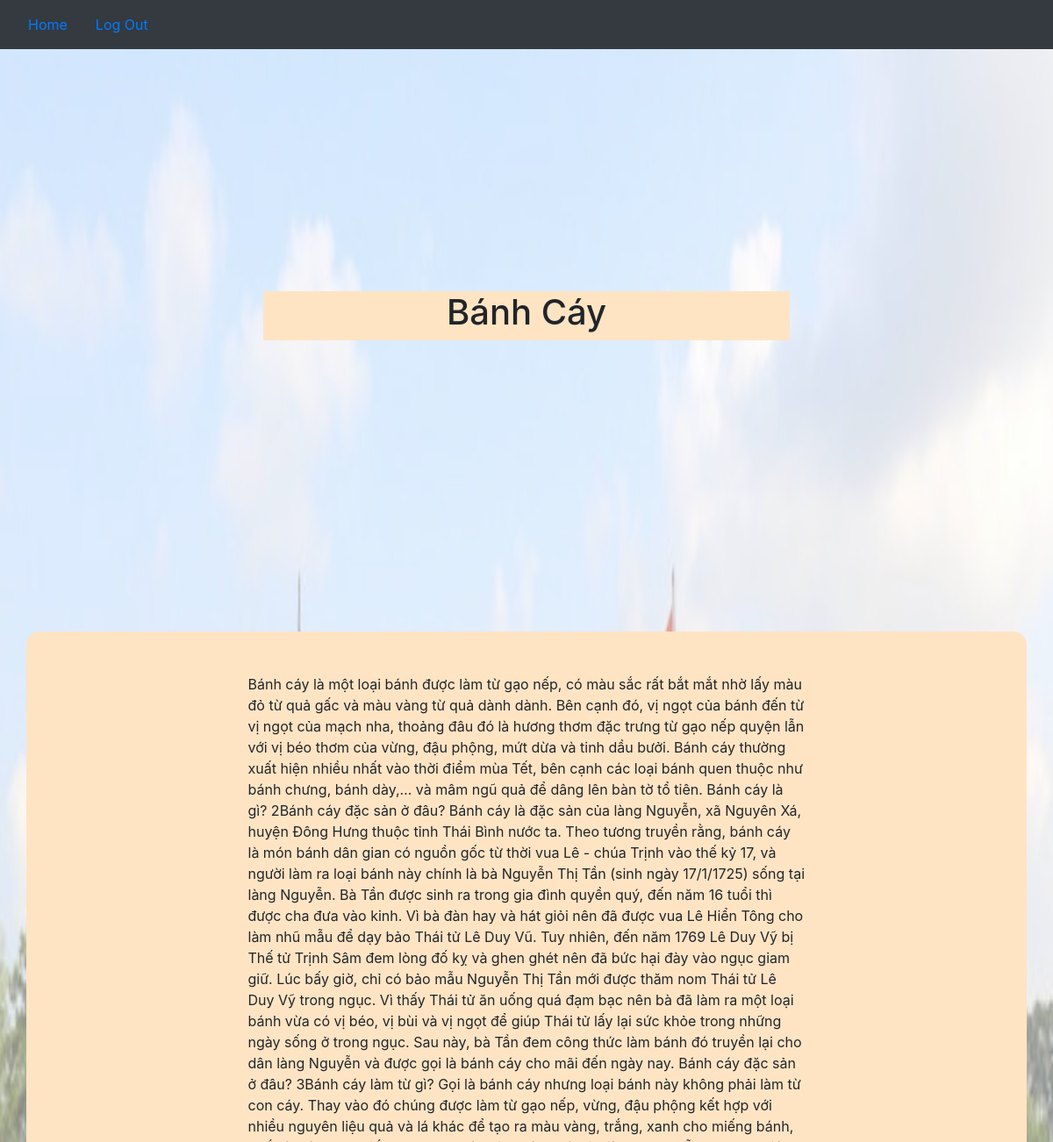
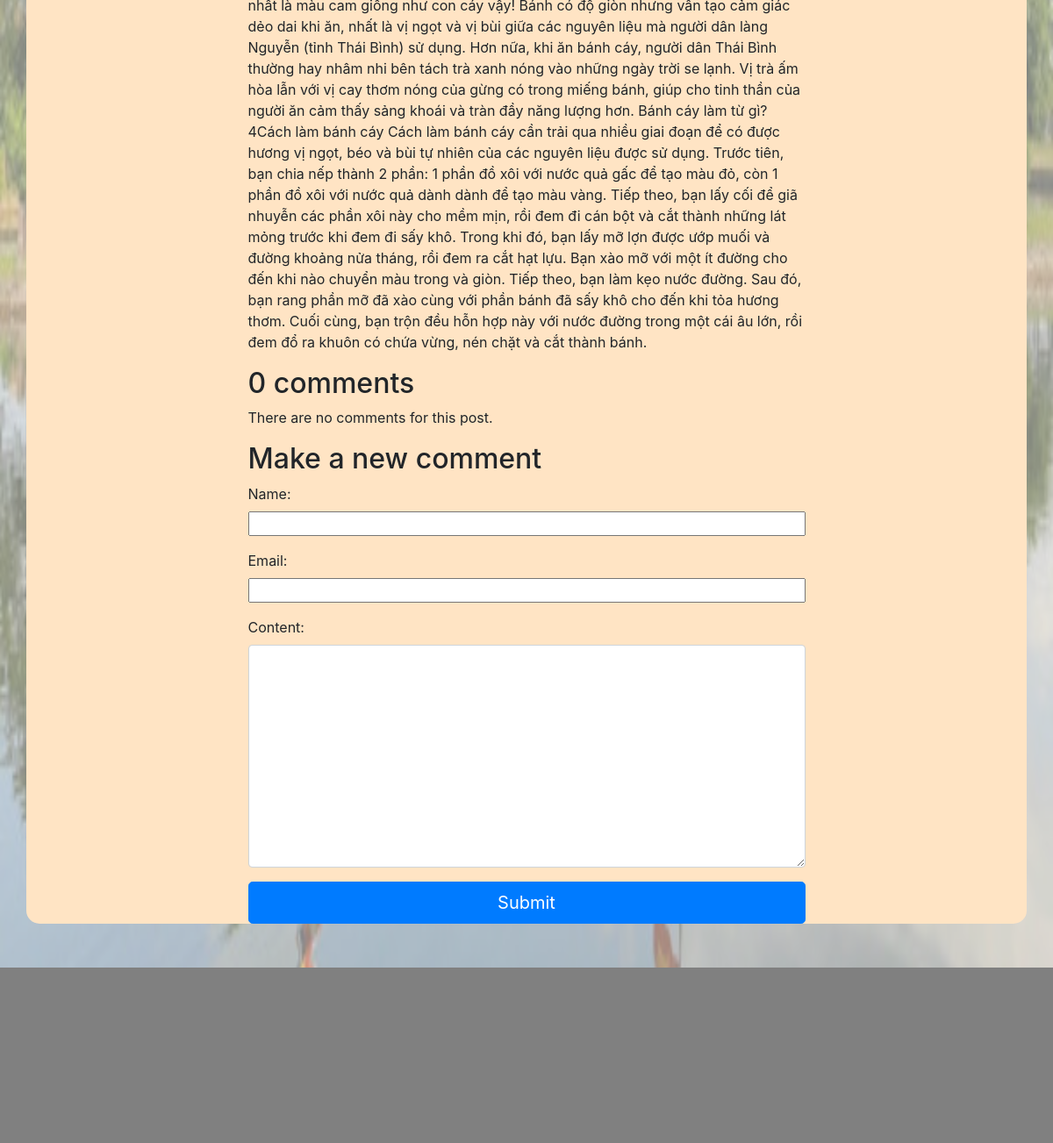
Page /banh-cay/ (signed in) on the committed database (2 pictures, top to bottom).
### blog/models.py (models this page shows, shortened)
class Post(models.Model):
    class NewManager(models.Manager):
        def get_queryset(self):
            return super().get_queryset().filter(status='published')
    options = (
        ('draft', 'Draft'),
        ('published', 'Published'),
    )
    title = models.CharField(max_length=250)
    category = models.ForeignKey(Category, on_delete=models.PROTECT, default = 1)
    excerpt = models.TextField(null=True)
    slug = models.SlugField(max_length=250, unique_for_date='publish')
    publish = models.DateTimeField(default=timezone.now)
    author = models.ForeignKey(
        User, on_delete=models.CASCADE, related_name='blog_posts')
    content = models.TextField()
    status = models.CharField(max_length=10, choices=options, default='draft')
    objects = models.Manager()  # default manager
    newmanager = NewManager()  # custom manager
    class Meta:
        ordering = ('-publish',)

### blog/views.py (the view)
# urls.py: path('<slug:post>/', views.post_single, name='post_single'),
def post_single(request, post):
    post = get_object_or_404(Post, slug=post, status='published')
    comments = post.comments.filter(status=True)
    user_comment = None
    if request.method == 'POST':
        comment_form = NewCommentForm(request.POST)
        if comment_form.is_valid():
            user_comment = comment_form.save(commit=False)
            user_comment.post = post
            user_comment.save()
            return HttpResponseRedirect('/' + post.slug)
    else:
        comment_form = NewCommentForm()
    return render(request, 'single.html', {'post': post, 'comments':  user_comment, 'comments': comments, 'comment_form': comment_form})

### blog/forms.py
class NewCommentForm(forms.ModelForm):
    class Meta:
        model = Comment
        fields = ('name', 'email', 'content')
        widgets = {
            'name': forms.TextInput(attrs={'class': 'col-sm-12'}),
            'email': forms.TextInput(attrs={'class': 'col-sm-12'}),
            'content': forms.Textarea(attrs={'class': 'form-control'}),
        }

### blog/templates/single.html (shortened to what this page needs)
 {% extends "base.html" %} {% block title %} {{post.title}} {% endblock %} {% block content %}
<div class="col">
    <div class="row" id="row-titlecard">
        <div class="titlecard">
            <h1>{{post.title}}</h1>
        </div>
    </div>
    <div class="row" id="row-container">
        <div class="container">
            <div class="row justify-content-md-center pt-5">
                <div class="col-7">
                    <p>{{post.content|safe}}</p>
                </div>
                <div class="col-md-7">
                    {% with comments.count as total_comments %}
                    <h2>
                        {{ total_comments }} comment{{ total_comments|pluralize }}
                    </h2>
                    {% endwith %} {% for comment in comments %} Comment {{ forloop.counter }} by {{ comment.name }} on {{ comment.publish }} {{ comment.content|linebreaks }} {% empty %}
                    <p>There are no comments for this post.</p>
                    {% endfor %}
                    <h2>Make a new comment</h2>
                    <form id="myForm" method="post">
                        {{ comment_form.as_p }} {% csrf_token %}
                        <button type="submit" class="btn btn-primary btn-lg btn-block">Submit</button>
                    </form>
                </div>
            </div>
        </div>
    </div>
    <div class="row" id="row-footer">
        <div class="footer"></div>
    </div>
</div>
{% endblock %}

### blog/static/style.css (style rules this page uses)
* { box-sizing: border-box; padding: 0; margin: 0; }
.container { border-radius: 15px; background-color: bisque; width: 75%; }
#row-container { min-height: 1000px; }
.titlecard { background-color: bisque; width: 50%; text-align: center; align-self: center; margin-right: auto; margin-left: auto; }
#row-titlecard { height: 720px; }
.footer { background-color: gray; width: 100%; display: flex; flex-direction: row; justify-content: space-around; }
#row-footer { margin-top: 50px; height: 200px; }

### rows in the picture
Post: title "Bánh Cáy", content "Bánh cáy là một loại bánh được làm từ gạo nếp, có màu sắc rất bắt mắt nhờ lấy màu đỏ từ quả gấc và màu vàng từ quả dành dành. Bên cạnh đó, vị ngọt của bánh đến từ vị ngọt của mạch nha, thoảng đâu đó là hương thơm đặc trưng từ gạo nếp quyện lẫn với vị béo thơm của vừng, đậu phộng, mứt dừa và tinh dầu bưởi. Bánh cáy thường xuất hiện nhiều nhất vào thời điểm mùa Tết, bên cạnh các loại bánh quen thuộc như bánh chưng, bánh dày,… và mâm ngũ quả để dâng lên bàn tờ tổ tiên. Bánh cáy là gì? 2Bánh cáy đặc sản ở đâu? Bánh cáy là đặc sản của làng Nguyễn, xã Nguyên Xá, huyện Đông Hưng thuộc tỉnh Thái Bình nước ta. Theo tương truyền rằng, bánh cáy là món bánh dân gian có nguồn gốc từ thời vua Lê - chúa…"

### other values in the picture
{{ total_comments }} "0"
